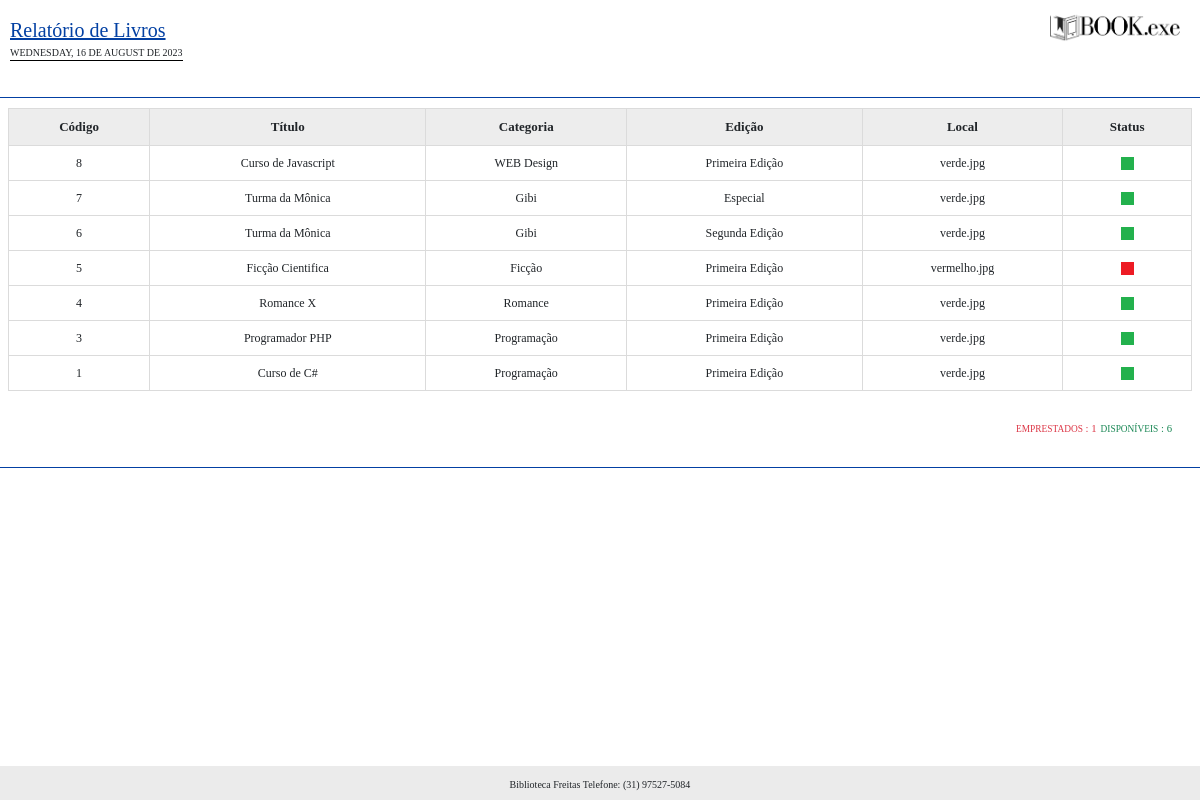
Before: /biblioteca/painel/rel/livros2.php with the older database file.
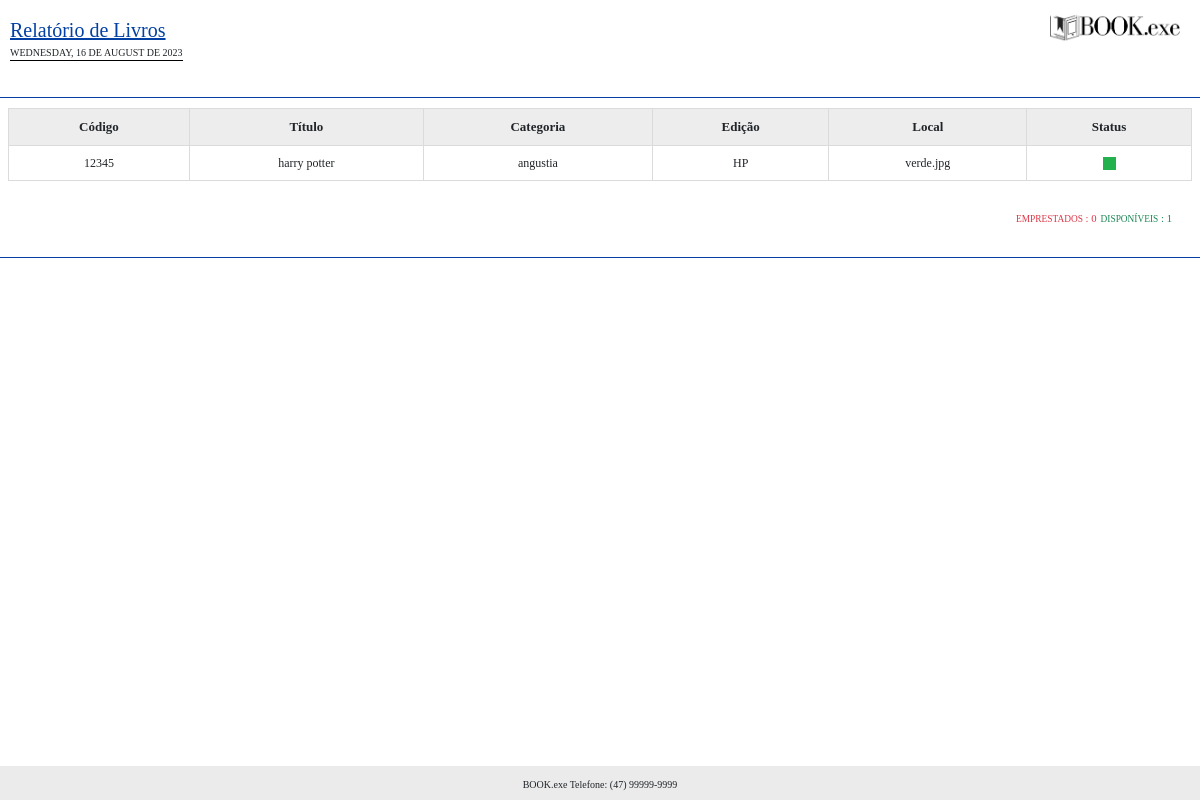
After: the same page with the newer database file.
### tables this page shows
CREATE TABLE `livros` (
  `id` int(11) NOT NULL,
  `codigo` varchar(50) NOT NULL,
  `titulo` varchar(100) NOT NULL,
  `subtitulo` varchar(100) DEFAULT NULL,
  `autor` varchar(50) DEFAULT NULL,
  `ano` int(11) DEFAULT NULL,
  `editora` int(11) NOT NULL,
  `edicao` varchar(50) DEFAULT NULL,
  `categoria` int(11) NOT NULL,
  `foto` varchar(100) DEFAULT NULL,
  `local` int(11) NOT NULL,
  `status` varchar(25) NOT NULL,
  `obs` varchar(255) DEFAULT NULL,
  `data_cad` date NOT NULL,
  `emprestimos` int(11) DEFAULT NULL
);

CREATE TABLE `categorias` (
  `id` int(11) NOT NULL,
  `nome` varchar(50) NOT NULL
);

CREATE TABLE `config` (
  `nome` varchar(50) DEFAULT NULL,
  `email` varchar(50) DEFAULT NULL,
  `telefone` varchar(20) DEFAULT NULL,
  `endereco` varchar(100) DEFAULT NULL,
  `instagram` varchar(100) DEFAULT NULL,
  `logo` varchar(100) DEFAULT NULL,
  `icone` varchar(100) DEFAULT NULL,
  `logo_rel` varchar(100) DEFAULT NULL,
  `id` int(11) NOT NULL,
  `marca_dagua` varchar(5) NOT NULL,
  `dias_entrega` int(11) NOT NULL,
  `instancia_api` varchar(50) DEFAULT NULL,
  `token_api` varchar(50) DEFAULT NULL,
  `api_whatsapp` varchar(5) NOT NULL
);

### biblioteca/conexao.php (called while the page is built, shortened)
<?php
$servidor = 'localhost';
$banco = 'biblioteca';
$usuario = 'root';
$senha = 'root';
try {
	$pdo = new PDO("mysql:dbname=$banco;host=$servidor;charset=utf8", "$usuario", "$senha");
} catch (Exception $e) {
	echo 'Erro ao conectar ao banco de dados!<br>';
	echo $e;
}
$nome_sistema = 'Nome Sistema';
$email_sistema = 'contato@hugocursos.com.br';
$telefone_sistema = '(31)97527-5084';
$url_sistema = "http://$_SERVER[HTTP_HOST]/";
$url = explode("//", $url_sistema);
if($url[1] == 'localhost/'){
	$url_sistema = "http://$_SERVER[HTTP_HOST]/biblioteca/";
}
$query = $pdo->query("SELECT * from config");
$res = $query->fetchAll(PDO::FETCH_ASSOC);
$linhas = @count($res);
if($linhas == 0){
	$pdo->query("INSERT INTO config SET nome = '$nome_sistema', email = '$email_sistema', telefone = '$telefone_sistema', logo = 'logo.png', logo_rel = 'logo.jpg', icone = 'icone.png', marca_dagua = 'Sim', dias_entrega = '5', api_whatsapp = 'Não'");
}else{
$nome_sistema = $res[0]['nome'];
$telefone_sistema = $res[0]['telefone'];
}
 ?>

### biblioteca/painel/rel/livros2.php (the view, shortened to what this page needs)
<?php
include('../../conexao.php');
$data_hoje = utf8_encode(strftime('%A, %d de %B de %Y', strtotime('today')));
$cat = $_GET['cat'];
$editora = $_GET['editora'];
$local = $_GET['local'];
$status = $_GET['status'];
 ?>
 <!DOCTYPE html>
<html>
<head>
	<link href="https://cdn.jsdelivr.net/npm/bootstrap@5.0.0/dist/css/bootstrap.min.css" rel="stylesheet">
</head>
<body>
<div class="titulo_cab titulo_img"><u>Relatório de Livros </u></div>
	<div class="data_img"><?php echo mb_strtoupper($data_hoje) ?></div>
	<img class="imagem" src="<?php echo $url_sistema ?>img/logo.jpg">
	<br><br><br>
	<div class="cabecalho" style="border-bottom: solid 1px #0340a3">
	</div>
	<div class="mx-2" >
			<?php
			$livros_emprestados = 0;
			$livros_disponiveis = 0;
			$query = $pdo->query("SELECT * from livros where categoria LIKE '%$cat%' and editora LIKE '%$editora%' and local LIKE '%$local%' and status LIKE '%$status%' order by id desc");
$res = $query->fetchAll(PDO::FETCH_ASSOC);
$linhas = @count($res);
if($linhas > 0){
			 ?>
			 <table class="table table-striped borda" cellpadding="6">
  <thead>
    <tr align="center">
      <th>Código</th>
		<th class="esc">Título</th>
		<th class="esc">Categoria</th>
		<th class="esc">Edição</th>
		<th class="esc">Local</th>
		<th class="esc">Status</th>
    </tr>
  </thead>
  <tbody>
  	<?php
for($i=0; $i<$linhas; $i++){
	$codigo = $res[$i]['codigo'];
	$titulo = $res[$i]['titulo'];
	$edicao = $res[$i]['edicao'];
	$categoria = $res[$i]['categoria'];
	$status = $res[$i]['status'];
	if($status == 'Disponível'){
		$classe_ativo = 'verde.jpg';
		$livros_disponiveis += 1;
	}else{
		$classe_ativo = 'vermelho.jpg';
		$livros_emprestados += 1;
	}
	$query2 = $pdo->query("SELECT * from categorias where id = '$categoria'");
	$res2 = $query2->fetchAll(PDO::FETCH_ASSOC);
	$nome_categoria = @$res2[0]['nome'];
  	 ?>
  	  <tr align="center">
      <tr>
<td><?php echo $codigo ?></td>
<td class="esc"><?php echo $titulo ?></td>
<td class="esc"><?php echo $nome_categoria ?></td>
<td class="esc"><?php echo $edicao ?></td>
<td class="esc"><?php echo $classe_ativo ?></td>
<td class="esc"><img src="<?php echo $url_sistema ?>img/<?php echo $classe_ativo ?>" width="13px"></td>
    </tr>
<?php } ?>
  </tbody>
</table>
<?php }else{
echo 'Não possuem registros para serem exibidos!';
exit();
} ?>
	</div>
	<div class="col-md-12 p-2">
		<div class="" align="right" style="margin-right: 20px">
			<span class="text-danger"> <small><small><small><small>EMPRESTADOS</small> : <?php echo @$livros_emprestados ?></small></small></small>  </span>
		<span class="text-success"> <small><small><small><small>DISPONÍVEIS</small> : <?php echo @$livros_disponiveis ?></small></small></small>  </span>
		</div>
	</div>
	<div class="cabecalho" style="border-bottom: solid 1px #0340a3">
	</div>
	<div class="footer"  align="center">
		<span style="font-size:10px"><?php echo $nome_sistema ?> Telefone: <?php echo $telefone_sistema ?></span>
	</div>
</body>
</html>

### biblioteca/painel/rel/livros2.php (style rules this page uses)
body { margin-top:5px; font-family:Times, "Times New Roman", Georgia, serif; }
.footer { margin-top:20px; width:100%; background-color: #ebebeb; padding:5px; position:absolute; bottom:0; }
.cabecalho { padding:10px; margin-bottom:30px; width:100%; font-family:Times, "Times New Roman", Georgia, serif; }
.titulo_cab { color:#0340a3; font-size:20px; }
.imagem { width: 130px; position:absolute; right:20px; top:10px; }
.titulo_img { position: absolute; margin-top: 10px; margin-left: 10px; }
.data_img { position: absolute; margin-top: 40px; margin-left: 10px; border-bottom:1px solid #000; font-size: 10px; }
table.borda { border-collapse: collapse; background: #FFF; font-size:12px; vertical-align:middle; }
table.borda td { border: 1px solid #dbdbdb; }
table.borda th { border: 1px solid #dbdbdb; background: #ededed; font-size:13px; }
table { width:100%; text-align: center; }
.text-danger { color:red; }
.mx-2 { margin:0px 10px; }

Changed rows visible on the page:
removed livros: codigo "8", titulo "Curso de Javascript", categorias.nome "WEB Design", edicao "Primeira Edição", status "verde.jpg"
removed livros: codigo "7", titulo "Turma da Mônica", categorias.nome "Gibi", edicao "Especial", status "verde.jpg"
removed livros: codigo "6", titulo "Turma da Mônica", categorias.nome "Gibi", edicao "Segunda Edição", status "verde.jpg"
removed livros: codigo "5", titulo "Ficção Cientifica", categorias.nome "Ficção", edicao "Primeira Edição", status "vermelho.jpg", shows a picture
removed livros: codigo "4", titulo "Romance X", categorias.nome "Romance", edicao "Primeira Edição", status "verde.jpg"
removed livros: codigo "3", titulo "Programador PHP", categorias.nome "Programação", edicao "Primeira Edição", status "verde.jpg"
removed livros: codigo "1", titulo "Curso de C#", categorias.nome "Programação", edicao "Primeira Edição", status "verde.jpg"
added livros: codigo "12345", titulo "harry potter", categorias.nome "angustia", edicao "HP", status "verde.jpg"
changed config: nome "Biblioteca Freitas" → "BOOK.exe"; telefone "(31) 97527-5084" → "(47) 99999-9999"
Other visible differences:
text no longer shown: "6"
text now shown: "0"
